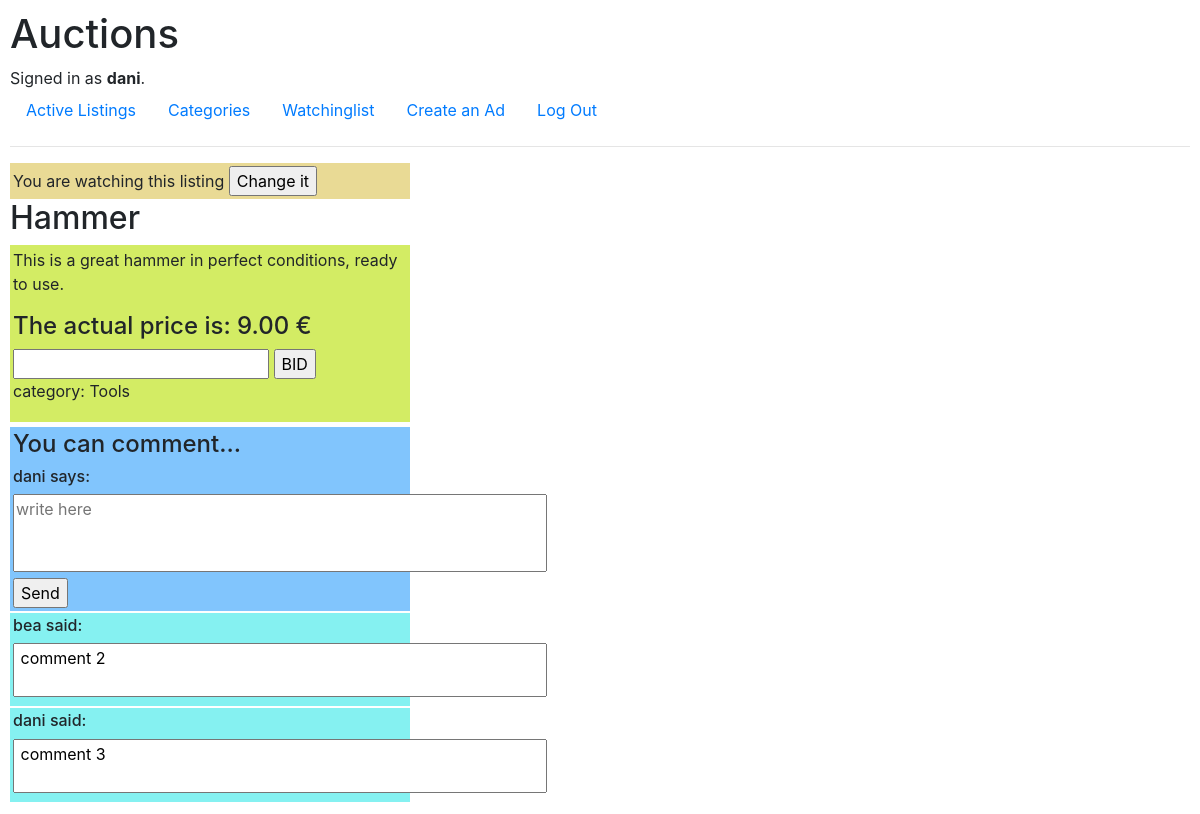
Screenshot of /ad/1 (signed in) with the database file from the repository.
### auctions/models.py (models this page shows, shortened)
class User(AbstractUser):
    email = models.EmailField(blank=False)

class Ad(models.Model):
    user = models.ForeignKey(User, on_delete=models.CASCADE, related_name="ader",blank=False)
    title = models.CharField(max_length=50, blank=False)
    description = models.TextField(max_length=500, blank=False)
    start_bid = models.DecimalField(max_digits=7, decimal_places=2, blank=False)
    actual_price = models.DecimalField(max_digits=7, decimal_places=2, blank=False, default=0)
    image = models.URLField(blank=True)
    cat = models.ForeignKey(Cat, on_delete=models.SET_NULL, verbose_name="category", null=True, blank=True)
    active = models.BooleanField(default=True)

class Cat(models.Model):
    name = models.CharField(max_length=30, blank=False)
    def __str__(self):
        return f"{self.name}"

class Comment(models.Model):
    user = models.ForeignKey(User, on_delete=models.CASCADE, related_name="commenter", blank=False)
    ad = models.ForeignKey(Ad, on_delete=models.CASCADE, related_name="commented", blank=False)
    content = models.TextField(max_length=200, blank=False)

### auctions/views.py (the view, shortened to what this page needs)
# urls.py: path("ad/<int:ad_pk>", views.ad, name="ad"),
def ad(request, ad_pk):
    ad = Ad.objects.get(pk=ad_pk)
    if not request.user.is_authenticated:
        return render(request, "auctions/ad_notlog.html", {
            "ad_pk" : ad.pk,
            "ad" : ad,
        })
    username = request.user.username
    user = User.objects.get(username=username)
    max = Bid.objects.filter(user=user.id, ad=ad_pk).aggregate(Max("price"))
    max_user_bid = max["price__max"]
    user = User.objects.get(username=username)
    ader = User.objects.get(username=ad.user)
    if (user.pk==ader.pk):
        can_close=True
    else:
        can_close=False
    wl = Watchlist.objects.filter(user=user.pk, ad=ad_pk).first()
    if wl:
        watched = True
    else:
        watched = False
    msg = "You can make a bid here."
    try:
      comments = Comment.objects.filter(ad=ad_pk)
    except:
        comments = None
    return render(request, "auctions/ad.html", {
        "ad_pk" : ad.pk,
        "ad" : ad,
        "form" : NewBid(),
        "comments" : comments,
        "watched" : watched,
        "msg" : msg,
        "can_close" : can_close,
    })

### auctions/views.py
class NewBid(forms.Form):
    actual_price = forms.DecimalField(max_digits=7, decimal_places=2, label="")

### auctions/templates/auctions/ad.html (shortened to what this page needs)
{% extends "auctions/layout.html" %}
{% block body %}
<div style="margin: 0; background-color: rgb(233, 218, 149); width: 400px; padding: 3px;">
    <form action="{% url 'ad' ad.pk %}" method="post">
        <span>
            {% if watched %}
            You are watching this listing
            {% else %}
                You are not watching this listing
            {% endif %}
            <input type="submit" name="click" value="Change it">
        </span>
    </form>
</div>
<h2>{{ ad.title }}</h2>
    <div class="ad2">
        <p> {{ ad.description }} </p>
        {% if ad.actual_price == 0 %}
            <h4> The starting price is: {{ ad.start_bid }}</h4>
            <h6> {{ msn }} </h6>
            <form action="{% url 'ad' ad.pk %}" method="post">
                {% csrf_token %}
                {{ form }}
                <input type="submit" name="click" value="BID">
            </form>
        {% else %}
            <h4> The actual price is: {{ ad.actual_price }} €</h4>
            <form action="{% url 'ad' ad.pk %}" method="post">
                {{ form }}
                <input type="submit" name="click" value="BID">
            </form>
        {% endif %}
        {% if ad.cat %}
            <p>category: {{ ad.cat }} </p>
        {% endif %}
    </div>
<div style="width: 400px;">
    <div >
        <div style="background-color: rgb(129, 197, 253); margin-bottom: 2px; padding: 3px;">
            <h4>You can comment... </h4>
            <h6> {{ user }} says:</h6>
            <form action="{% url 'ad' ad.pk %}" method="post">
                <textarea required name="newcomment" rows="3" cols="50" maxlength=200 placeholder="write here" style="resize: none;"></textarea>
                <input type="submit" name="click" value="Send">
            </form>
        </div>
    </div>
    <div>
        {% for comment in comments %}
            <div style="background-color: rgb(133, 241, 241); margin-bottom: 2px; padding: 3px;">
                <span>
                    <h6> {{ comment.user }} said:</h6>
                    <textarea readonly maxlength=200 cols="50" style="resize: none;"> {{ comment.content }} </textarea>
                </span>
            </div>
        {% endfor %}
    </div>
</div>
{% endblock %}

### auctions/templates/auctions/layout.html (shortened to what this page needs)
{% load static %}
<!DOCTYPE html>
<html lang="en">
    <head>
        <link rel="stylesheet" href="https://stackpath.bootstrapcdn.com/bootstrap/4.4.1/css/bootstrap.min.css">
        <link rel="stylesheet" href="{% static 'auctions/styles.css/' %}">
    </head>
    <body>
        <h1>Auctions</h1>
        <div>
            {% if user.is_authenticated %}
                Signed in as <strong>{{ user.username }}</strong>.
            {% else %}
                Not signed in.
            {% endif %}
        </div>
        <ul class="nav">
            <li class="nav-item">
                <a class="nav-link" href="{% url 'index' %}">Active Listings</a>
            </li>
            <li class="nav-item">
                <a class="nav-link" href="{% url 'categories' %}">Categories</a>
            </li>
            {% if user.is_authenticated %}
                <li class="nav-item">
                    <a class="nav-link" href="{% url 'watchinglist' %}">Watchinglist</a>
                </li>
                <li class="nav-item">
                    <a class="nav-link" href="{% url 'newad' %}">Create an Ad</a>
                </li>
                <li class="nav-item">
                    <a class="nav-link" href="{% url 'logout' %}">Log Out</a>
                </li>
            {% endif %}
        </ul>
        <hr>
        {% block body %}
        {% endblock %}
    </body>
</html>

### auctions/static/auctions/styles.css (style rules this page uses)
body { padding: 10px; }
.ad2 { margin-bottom: 5px; padding: 3px; background-color: rgb(211, 236, 100); width: 400px; align-content: center; }

### rows the page displays
User: username "dani"
Ad: title "Hammer", description "This is a great hammer in perfect conditions, ready to use.", actual_price "9.00", cat "Tools"
Comment: user "bea", content "comment 2"
Comment: user "dani", content "comment 3"
